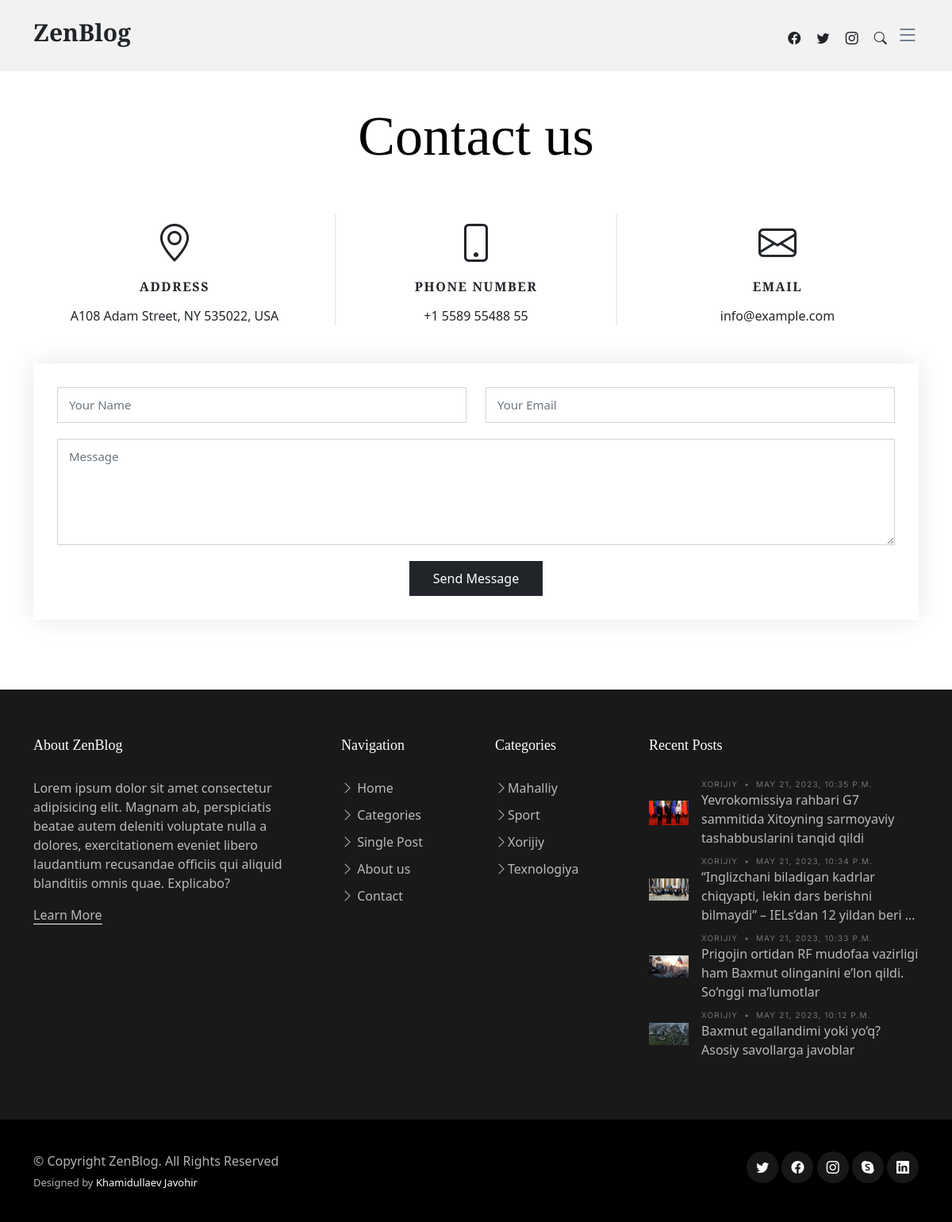
Page /contact/ on the committed database.
### news_app/models.py (models this page shows, shortened)
class Category(models.Model):
    name = models.CharField(max_length=150)
    def __str__(self):
        return self.name

class News(models.Model):
    class Status(models.TextChoices):
        Draft = "DF", "Draft"
        Published = "PB", "Published"
    title = models.CharField(max_length=250)
    slug = models.SlugField(max_length=250)
    body = models.TextField()
    image = models.ImageField(upload_to="news/images")
    category = models.ForeignKey(Category, on_delete=models.CASCADE)
    published_time = models.DateTimeField(default=timezone.now)
    created_time = models.DateTimeField(auto_now_add=True)
    updated_time = models.DateTimeField(auto_now=True)
    status = models.CharField(
        max_length=2, choices=Status.choices, default=Status.Draft
    )
    objects = models.Manager()  # defauld manager
    published = PublishedManager()
    class Meta:
        ordering = ["-published_time"]

### news_app/views.py (the view, shortened to what this page needs)
# urls.py: path("contact/", ContactPageView.as_view(), name="contact_page"),
class ContactPageView(TemplateView):
    template_name = "news/contact.html"
    def get(self, request, *args, **kwargs):
        form = ContactForm()
        context = {"form": form}
        return render(request, "news/contact.html", context)

### news_app/forms.py
class ContactForm(forms.ModelForm):
    class Meta:
        model = Contact
        fields = ["name", "email", "message"]

### news_app/context_procesor.py (called while the page is built)
def top_news(request):
    categories = Category.objects.all()
    top_news = News.published.all().order_by("-published_time")[:4]
    context = {
        "top_news": top_news,
        "categories": categories,
    }
    return context

### news_app/models.py (called while the page is built)
    def get_queryset(self):
        return super().get_queryset().filter(status=News.Status.Published)

### templates/news/contact.html (shortened to what this page needs)
{% extends 'news/base.html' %}
{% load static %}
{% block content %}
  <main id="main">
    <section id="contact" class="contact mb-5">
      <div class="container" data-aos="fade-up">
        <div class="row">
          <div class="col-lg-12 text-center mb-5">
            <h1 class="page-title">Contact us</h1>
          </div>
        </div>
        <div class="row gy-4">
          <div class="col-md-4">
            <div class="info-item">
              <i class="bi bi-geo-alt"></i>
              <h3>Address</h3>
              <address>A108 Adam Street, NY 535022, USA</address>
            </div>
          </div>
          <div class="col-md-4">
            <div class="info-item info-item-borders">
              <i class="bi bi-phone"></i>
              <h3>Phone Number</h3>
              <p><a href="tel:+155895548855">+1 5589 55488 55</a></p>
            </div>
          </div>
          <div class="col-md-4">
            <div class="info-item">
              <i class="bi bi-envelope"></i>
              <h3>Email</h3>
              <p><a href="mailto:info@example.com">info@example.com</a></p>
            </div>
          </div>
        </div>
        <div class="form mt-5">
          <form action="#" method="post" role="form" class="php-email-form">{% csrf_token %}
            <div class="row">
              <div class="form-group col-md-6">
                <input type="text" name="name" class="form-control" id="name" placeholder="Your Name" required>
              </div>
              <div class="form-group col-md-6">
                <input type="email" class="form-control" name="email" id="email" placeholder="Your Email" required>
              </div>
            </div>
            <div class="form-group">
              <textarea class="form-control" name="message" rows="5" placeholder="Message" required></textarea>
            </div>
            <div class="text-center"><button type="submit">Send Message</button></div>
          </form>
        </div>
      </div>
    </section>
  </main>
{% endblock content %}

### templates/news/base.html (shortened to what this page needs)
{% load static %}
<!DOCTYPE html>
<html lang="en">
<head>
  <link href="{% static 'vendor/bootstrap/css/bootstrap.min.css' %}" rel="stylesheet">
  <link href="{% static 'vendor/bootstrap-icons/bootstrap-icons.css' %}" rel="stylesheet">
  <link href="{% static 'vendor/swiper/swiper-bundle.min.css' %}" rel="stylesheet">
  <link href="{% static 'vendor/glightbox/css/glightbox.min.css' %}" rel="stylesheet">
  <link href="{% static 'vendor/aos/aos.css' %}" rel="stylesheet">
  <link href="{% static 'css/variables.css' %}" rel="stylesheet">
  <link href="{% static 'css/main.css' %}" rel="stylesheet">
  <link href="{% static 'css/404-page.css' %}" rel="stylesheet">
</head>
<body>
  <header id="header" class="header d-flex align-items-center fixed-top">
    <div class="container-fluid container-xl d-flex align-items-center justify-content-between">
      <a href="{% url 'home_page' %}" class="logo d-flex align-items-center">
        <h1>ZenBlog</h1>
      </a>
      <div class="position-relative">
        <a href="#" class="mx-2"><span class="bi-facebook"></span></a>
        <a href="#" class="mx-2"><span class="bi-twitter"></span></a>
        <a href="#" class="mx-2"><span class="bi-instagram"></span></a>
        <a href="#" class="mx-2 js-search-open"><span class="bi-search"></span></a>
        <i class="bi bi-list mobile-nav-toggle"></i>
      </div>
    </div>
  </header>
  {% block content %}
  {% endblock content %}
  <footer id="footer" class="footer">
    <div class="footer-content">
      <div class="container">
        <div class="row g-5">
          <div class="col-lg-4">
            <h3 class="footer-heading">About ZenBlog</h3>
            <p>Lorem ipsum dolor sit amet consectetur adipisicing elit. Magnam ab, perspiciatis beatae autem deleniti
              voluptate nulla a dolores, exercitationem eveniet libero laudantium recusandae officiis qui aliquid
              blanditiis omnis quae. Explicabo?</p>
            <p><a href="about.html" class="footer-link-more">Learn More</a></p>
          </div>
          <div class="col-6 col-lg-2">
            <h3 class="footer-heading">Navigation</h3>
            <ul class="footer-links list-unstyled">
              <li><a href="{% url 'home_page' %}"><i class="bi bi-chevron-right"></i> Home</a></li>
              <li><a href="category.html"><i class="bi bi-chevron-right"></i> Categories</a></li>
              <li><a href="single-post.html"><i class="bi bi-chevron-right"></i> Single Post</a></li>
              <li><a href="about.html"><i class="bi bi-chevron-right"></i> About us</a></li>
              <li><a href="{% url 'contact_page' %}"><i class="bi bi-chevron-right"></i> Contact</a></li>
            </ul>
          </div>
          <div class="col-6 col-lg-2">
            <h3 class="footer-heading">Categories</h3>
            <ul class="footer-links list-unstyled">
              {% for category in categories %}
              <li><a href="category.html"><i class="bi bi-chevron-right"></i>{{ category.name }}</a></li>
              {% endfor %}
            </ul>
          </div>
          <div class="col-lg-4">
            <h3 class="footer-heading">Recent Posts</h3>
            <ul class="footer-links footer-blog-entry list-unstyled">
              {% for news in top_news %}
              <li>
                <a href="{% url 'detail_page' news.pk %}" class="d-flex align-items-center">
                  <img src="{{ news.image.url }}" alt="" class="img-fluid me-3">
                  <div>
                    <div class="post-meta d-block"><span class="date">{{ news.category }}</span> <span class="mx-1">&bullet;</span>
                      <span>{{ news.published_time }}</span>
                    </div>
                    <span>{{ news.title | truncatewords:13 }}</span>
                  </div>
                </a>
              </li>
              {% endfor %}
            </ul>
          </div>
        </div>
      </div>
    </div>
    <div class="footer-legal">
      <div class="container">
        <div class="row justify-content-between">
          <div class="col-md-6 text-center text-md-start mb-3 mb-md-0">
            <div class="copyright">
              © Copyright <strong><span>ZenBlog</span></strong>. All Rights Reserved
            </div>
            <div class="credits">
              Designed by <a href="https://github.com/Javohir-dev">Khamidullaev Javohir</a>
            </div>
          </div>
          <div class="col-md-6">
            <div class="social-links mb-3 mb-lg-0 text-center text-md-end">
              <a href="#" class="twitter"><i class="bi bi-twitter"></i></a>
              <a href="#" class="facebook"><i class="bi bi-facebook"></i></a>
              <a href="#" class="instagram"><i class="bi bi-instagram"></i></a>
              <a href="#" class="google-plus"><i class="bi bi-skype"></i></a>
              <a href="#" class="linkedin"><i class="bi bi-linkedin"></i></a>
            </div>
          </div>
        </div>
      </div>
    </div>
  </footer>
</body>
</html>

### static/css/variables.css (style rules this page uses)
:root { --font-default: 'EB Garamond', system-ui, -apple-system, "Segoe UI", Roboto, "Helvetica Neue", Arial, "Noto Sans", "Liberation Sans", sans-serif, "Apple Color Emoji", "Segoe UI Emoji", "Segoe UI Symbol", "Noto Color Emoji"; --font-primary: 'EB Garamond', serif; --font-secondary: 'Inter', sans-serif; --color-default: #212529; --color-default-rgb: 33, 37, 41; --color-links: #212529; --color-links-hover: #15171a; --color-primary: #212529; --color-primary-light: #26282c; --color-primary-dark: #0b0c0e; --color-primary-rgb: 33, 37, 41; --color-primary-light-rgb: 38, 40, 44; --color-primary-dark-rgb: 11, 12, 14; --color-secondary: #596d80; --color-secondary-light: #8498aa; --color-secondary-dark: #404f5c; --color-secondary-rgb: 89, 109, 128; --color-secondary-light-rgb: 132, 152, 170; --color-secondary-dark-rgb: 64, 79, 92; --color-blue: #0d6efd; --color-blue-rgb: 13, 110, 253; --color-indigo: #6610f2; --color-indigo-rgb: 102, 16, 242; --color-purple: #6f42c1; --color-purple-rgb: 111, 66, 193; --color-pink: #f3268c; --color-pink-rgb: 243, 38, 140; --color-red: #df1529; --color-red-rgb: 223, 21, 4; --color-orange: #fd7e14; --color-orange-rgb: 253, 126, 20; --color-yellow: #ffc107; --color-yellow-rgb: 255, 193, 7; --color-green: #059652; --color-green-rgb: 5, 150, 82; --color-teal: #20c997; --color-teal-rgb: 32, 201, 151; --color-cyan: #0dcaf0; --color-cyan-rgb: 13, 202, 240; --color-white: #ffffff; --color-white-rgb: 255, 255, 255; --color-gray: #6c757d; --color-gray-rgb: 108, 117, 125; --color-black: #000000; --color-black-rgb: 0, 0, 0; }
:root { --bs-blue: var(--color-blue); --bs-indigo: var(--color-indigo); --bs-purple: var(--color-purple); --bs-pink: var(--color-pink); --bs-red: var(--color-red); --bs-orange: var(--color-orange); --bs-yellow: var(--color-yellow); --bs-green: var(--color-green); --bs-teal: var(--color-teal); --bs-cyan: var(--color-cyan); --bs-white: var(--color-white); --bs-gray: var(--color-gray); --bs-gray-dark: #343a40; --bs-gray-100: #f8f9fa; --bs-gray-200: #e9ecef; --bs-gray-300: #dee2e6; --bs-gray-400: #ced4da; --bs-gray-500: #adb5bd; --bs-gray-600: #6c757d; --bs-gray-700: #495057; --bs-gray-800: #343a40; --bs-gray-900: #212529; --bs-primary: var(--color-blue); --bs-secondary: var(--color-blue); --bs-success: #198754; --bs-info: #0dcaf0; --bs-warning: #ffc107; --bs-danger: #dc3545; --bs-light: #f8f9fa; --bs-dark: #212529; --bs-primary-rgb: var(--color-primary-rgb); --bs-secondary-rgb: var(--color-secondary-rgb); --bs-success-rgb: 25, 135, 84; --bs-info-rgb: 13, 202, 240; --bs-warning-rgb: 255, 193, 7; --bs-danger-rgb: 220, 53, 69; --bs-light-rgb: 248, 249, 250; --bs-dark-rgb: 33, 37, 41; --bs-white-rgb: var(--color-white-rgb); --bs-black-rgb: var(--color-black-rgb); --bs-body-color-rgb: var(--color-default-rgb); --bs-body-bg-rgb: 255, 255, 255; --bs-font-sans-serif: var(--font-default); --bs-font-monospace: SFMono-Regular, Menlo, Monaco, Consolas, "Liberation Mono", "Courier New", monospace; --bs-gradient: linear-gradient(180deg, rgba(255, 255, 255, 0.15), rgba(255, 255, 255, 0)); --bs-body-font-family: var(--font-default); --bs-body-font-size: 1rem; --bs-body-font-weight: 400; --bs-body-line-height: 1.5; --bs-body-color: var(--color-default); --bs-body-bg: #fff; }

### static/css/404-page.css (style rules this page uses)
a { text-decoration: none; }

### rows in the picture
Category: name "Mahalliy"
Category: name "Sport"
Category: name "Xorijiy"
Category: name "Texnologiya"
News: image (picture), category "XORIJIY", published_time "MAY 21, 2023, 10:35 P.M.", title "Yevrokomissiya rahbari G7 sammitida Xitoyning sarmoyaviy tashabbuslarini tanqid qildi"
News: image (picture), category "XORIJIY", published_time "MAY 21, 2023, 10:34 P.M.", title "“Inglizchani biladigan kadrlar chiqyapti, lekin dars berishni bilmaydi” – IELs’dan 12 yildan beri …"
News: image (picture), category "XORIJIY", published_time "MAY 21, 2023, 10:33 P.M.", title "Prigojin ortidan RF mudofaa vazirligi ham Baxmut olinganini e’lon qildi. So‘nggi ma’lumotlar"
News: image (picture), category "XORIJIY", published_time "MAY 21, 2023, 10:12 P.M.", title "Baxmut egallandimi yoki yo‘q? Asosiy savollarga javoblar"
